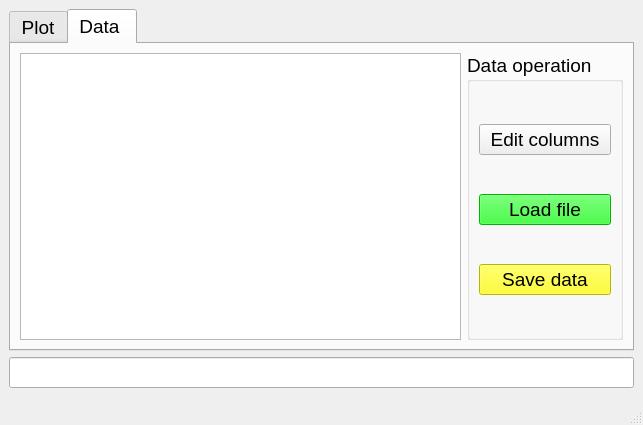
<?xml version="1.0" encoding="UTF-8"?>
<ui version="4.0">
 <class>MainWindow</class>
 <widget class="QMainWindow" name="MainWindow">
  <property name="geometry">
   <rect>
    <x>0</x>
    <y>0</y>
    <width>643</width>
    <height>425</height>
   </rect>
  </property>
  <property name="font">
   <font>
    <family>Arial</family>
    <pointsize>14</pointsize>
   </font>
  </property>
  <property name="windowTitle">
   <string>MainWindow</string>
  </property>
  <widget class="QWidget" name="centralwidget">
   <layout class="QVBoxLayout" name="verticalLayout_4">
    <item>
     <widget class="QTabWidget" name="tabWidget">
      <property name="sizePolicy">
       <sizepolicy hsizetype="Preferred" vsizetype="Expanding">
        <horstretch>0</horstretch>
        <verstretch>0</verstretch>
       </sizepolicy>
      </property>
      <property name="currentIndex">
       <number>1</number>
      </property>
      <widget class="QWidget" name="Plot">
       <attribute name="title">
        <string>Plot</string>
       </attribute>
       <layout class="QVBoxLayout" name="verticalLayout_3"/>
      </widget>
      <widget class="QWidget" name="Data">
       <attribute name="title">
        <string>Data </string>
       </attribute>
       <layout class="QHBoxLayout" name="horizontalLayout">
        <item>
         <widget class="QTableWidget" name="DataTable"/>
        </item>
        <item>
         <widget class="QGroupBox" name="groupBox">
          <property name="sizePolicy">
           <sizepolicy hsizetype="Fixed" vsizetype="Expanding">
            <horstretch>0</horstretch>
            <verstretch>0</verstretch>
           </sizepolicy>
          </property>
          <property name="title">
           <string>Data operation</string>
          </property>
          <layout class="QVBoxLayout" name="verticalLayout">
           <item>
            <widget class="QPushButton" name="editCol">
             <property name="text">
              <string>Edit columns</string>
             </property>
            </widget>
           </item>
           <item>
            <widget class="QPushButton" name="LoadF">
             <property name="font">
              <font>
               <family>Arial</family>
               <pointsize>14</pointsize>
              </font>
             </property>
             <property name="styleSheet">
              <string notr="true">background-color: rgb(0, 255, 0);</string>
             </property>
             <property name="text">
              <string>Load file</string>
             </property>
            </widget>
           </item>
           <item>
            <widget class="QPushButton" name="pushButton">
             <property name="font">
              <font>
               <family>Arial</family>
               <pointsize>14</pointsize>
              </font>
             </property>
             <property name="styleSheet">
              <string notr="true">background-color: rgb(255, 255, 0);</string>
             </property>
             <property name="text">
              <string>Save data</string>
             </property>
            </widget>
           </item>
          </layout>
         </widget>
        </item>
       </layout>
      </widget>
     </widget>
    </item>
    <item>
     <widget class="QLineEdit" name="Cmd"/>
    </item>
   </layout>
  </widget>
  <widget class="QMenuBar" name="menubar">
   <property name="geometry">
    <rect>
     <x>0</x>
     <y>0</y>
     <width>643</width>
     <height>18</height>
    </rect>
   </property>
  </widget>
  <widget class="QStatusBar" name="statusbar"/>
 </widget>
 <resources/>
 <connections/>
</ui>
